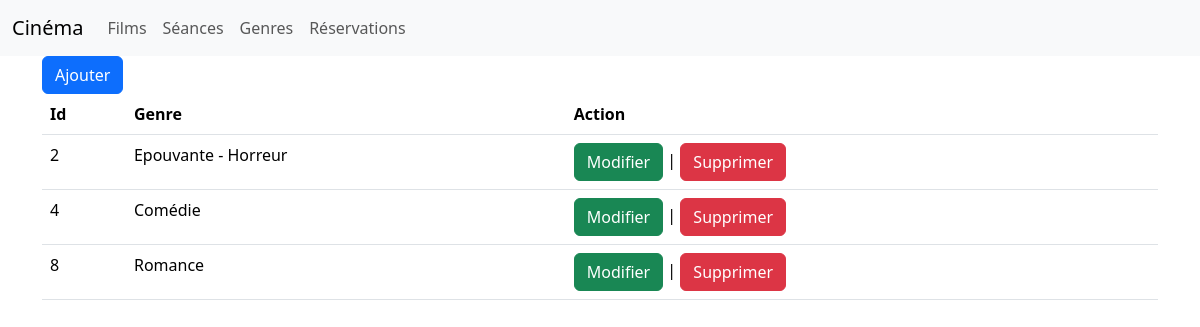
The app's page /index.php?controller=Genre with its own data.
### tables this page shows
CREATE TABLE IF NOT EXISTS `genre` (
  `id` int NOT NULL AUTO_INCREMENT,
  `genre` varchar(100) NOT NULL,
  PRIMARY KEY (`id`)
);

### Controller/GenreController.php (called while the page is built, shortened)
<?php
require_once __DIR__.'/../Model/Genre.php';
class GenreController{
    public static function index(){
        $genres = Genre::all();
        require_once __DIR__.'/../View/genre/index.php';
    }
}

### index.php (called while the page is built, shortened)
<?php
require_once __DIR__.'/Controller/FilmController.php';
if(!isset($_GET['action'])){
    $action='index';
}else{
    $action=strtolower(trim($_GET['action']));
}
if(!isset($_GET['controller'])){
    $controller='HomeController';
}else{
    $controller=ucfirst(strtolower(trim($_GET['controller']))).'Controller';
}
$controller::$action();
?>

### Model/Genre.php (called while the page is built, shortened)
<?php
require_once __DIR__.'/./DataBase.php';
class Genre{
    private $id;
    private $genre;
    public function getId(){
        return $this->id;
    }
    public function getGenre(){
        return $this->genre;
    }
    public static function all(){
        $rq="select * from genre";
        return DataBase::Query($rq,'Genre');
    }
}

### Model/DataBase.php (called while the page is built, shortened)
<?php
class DataBase{
	private static $conx;
	private static function init(){
		self::$conx=new PDO('mysql:host=localhost;dbname=cinema','root','');
		return self::$conx;
	}
	public static function getConx(){
		return self::$conx;
	}
	public static function Query($rq,$className,$tab=[]){
		$stm= self::getConx()->prepare($rq);
		$r=$stm->execute($tab);
		$stm->setFetchMode(PDO::FETCH_CLASS,$className);
		$res = $stm->fetchAll();
		return $res;
	}
}
?>

### View/genre/index.php (the view, shortened to what this page needs)
<?php include __DIR__.'/../header.php';?>
    <div class="container">
    <a class="btn btn-primary" href="index.php?controller=Genre&action=create">Ajouter</a>
    <table class="table">
        <tr>
            <th>Id</th>
            <th>Genre</th>
            <th>Action</th>
        </tr>
        <?php foreach($genres as $g){ ?>
            <tr>
                <td><?=$g->getId()?></td>
                <td><?=$g->getGenre()?></td>
                 <td><a class="btn btn-success" href="index.php?controller=Genre&action=edit&id=<?=$g->getId()?>">Modifier</a> | <a class="btn btn-danger" href="index.php?controller=Genre&action=destroy&id=<?=$g->getId()?>">Supprimer</a></td>
            </tr>
        <?php } ?>
    </table>
    </div>
</body>
</html>

### records on screen
genre: id "2", genre "Epouvante - Horreur"
genre: id "4", genre "Comédie"
genre: id "8", genre "Romance"
